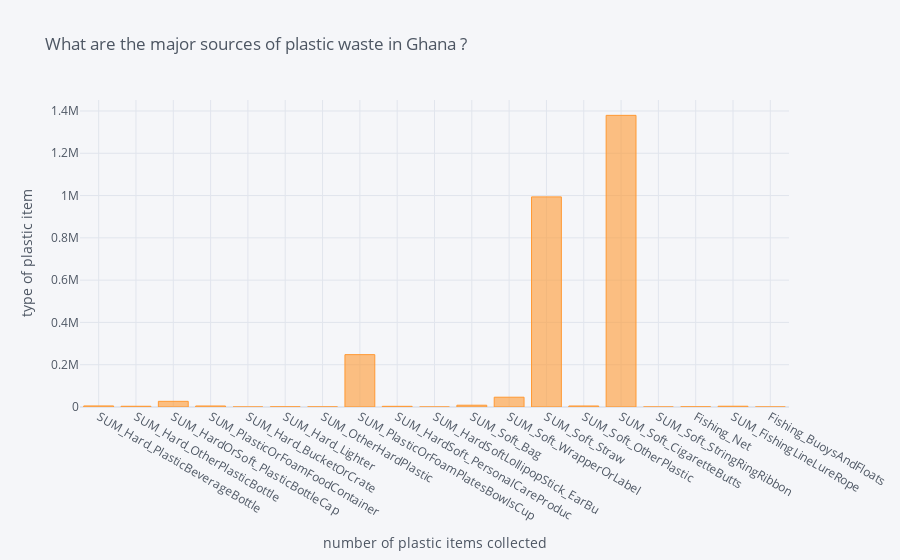

Notebook source saved alongside this figure:
### Code cell
# then we redraw the bar plot
maximum_plastics_waste.iplot(kind='bar', title='What are the major sources of plastic waste in Ghana ?', yTitle='type of plastic item', xTitle='number of plastic items collected')

### Figure 1 — Plotly figure (JSON) as saved in the notebook; plotly's stock layout.template omitted (floating-point values rounded to 4 significant figures)
{"data": [{"marker": {"color": "rgba(255, 153, 51, 0.6)", "line": {"color": "rgba(255, 153, 51, 1.0)", "width": 1}}, "name": "plastic_waste_sources", "orientation": "v", "text": "", "type": "bar", "x": ["SUM_Hard_PlasticBeverageBottle", "SUM_Hard_OtherPlasticBottle", "SUM_HardOrSoft_PlasticBottleCap", "SUM_PlasticOrFoamFoodContainer", "SUM_Hard_BucketOrCrate", "SUM_Hard_Lighter", "SUM_OtherHardPlastic", "SUM_PlasticOrFoamPlatesBowlsCup", "SUM_HardSoft_PersonalCareProduc", "SUM_HardSoftLollipopStick_EarBu", "SUM_Soft_Bag", "SUM_Soft_WrapperOrLabel", "SUM_Soft_Straw", "SUM_Soft_OtherPlastic", "SUM_Soft_CigaretteButts", "SUM_Soft_StringRingRibbon", "Fishing_Net", "SUM_FishingLineLureRope", "Fishing_BuoysAndFloats"], "y": [4976, 3514, 26771, 4775, 0, 763, 409, 247666, 3230, 0, 8480, 46293, 993722, 4789, 1379379, 18, 866, 3678, 147]}], "layout": {"legend": {"bgcolor": "#F5F6F9", "font": {"color": "#4D5663"}}, "paper_bgcolor": "#F5F6F9", "plot_bgcolor": "#F5F6F9", "title": {"font": {"color": "#4D5663"}, "text": "What are the major sources of plastic waste in Ghana ?"}, "xaxis": {"gridcolor": "#E1E5ED", "showgrid": true, "tickfont": {"color": "#4D5663"}, "title": {"font": {"color": "#4D5663"}, "text": "number of plastic items collected"}, "zerolinecolor": "#E1E5ED"}, "yaxis": {"gridcolor": "#E1E5ED", "showgrid": true, "tickfont": {"color": "#4D5663"}, "title": {"font": {"color": "#4D5663"}, "text": "type of plastic item"}, "zerolinecolor": "#E1E5ED"}}}
